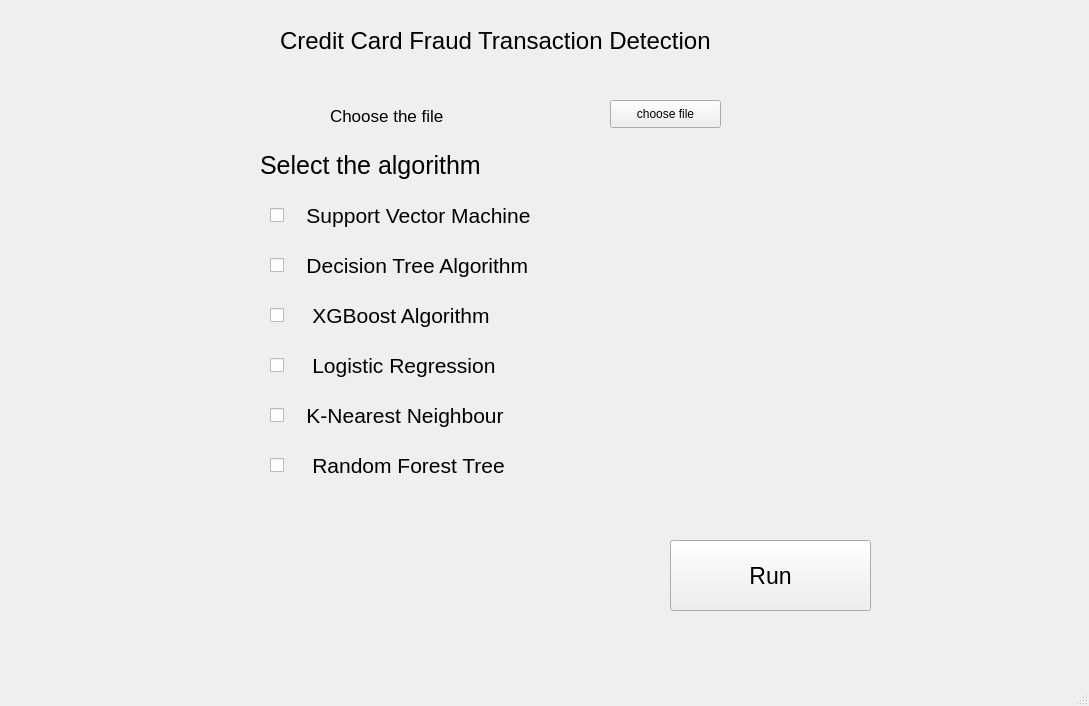
<?xml version="1.0" encoding="UTF-8"?>
<ui version="4.0">
 <class>MainWindow</class>
 <widget class="QMainWindow" name="MainWindow">
  <property name="geometry">
   <rect>
    <x>0</x>
    <y>0</y>
    <width>1089</width>
    <height>706</height>
   </rect>
  </property>
  <property name="windowTitle">
   <string>MainWindow</string>
  </property>
  <widget class="QWidget" name="centralwidget">
   <widget class="QPushButton" name="pushButton_2">
    <property name="geometry">
     <rect>
      <x>610</x>
      <y>100</y>
      <width>111</width>
      <height>28</height>
     </rect>
    </property>
    <property name="text">
     <string>choose file</string>
    </property>
   </widget>
   <widget class="QLabel" name="label">
    <property name="geometry">
     <rect>
      <x>330</x>
      <y>90</y>
      <width>201</width>
      <height>51</height>
     </rect>
    </property>
    <property name="font">
     <font>
      <pointsize>13</pointsize>
     </font>
    </property>
    <property name="text">
     <string>Choose the file</string>
    </property>
   </widget>
   <widget class="QCheckBox" name="checkBox">
    <property name="geometry">
     <rect>
      <x>270</x>
      <y>190</y>
      <width>341</width>
      <height>51</height>
     </rect>
    </property>
    <property name="font">
     <font>
      <pointsize>16</pointsize>
     </font>
    </property>
    <property name="text">
     <string>   Support Vector Machine</string>
    </property>
   </widget>
   <widget class="QCheckBox" name="checkBox_2">
    <property name="geometry">
     <rect>
      <x>270</x>
      <y>240</y>
      <width>351</width>
      <height>51</height>
     </rect>
    </property>
    <property name="font">
     <font>
      <pointsize>16</pointsize>
     </font>
    </property>
    <property name="text">
     <string>   Decision Tree Algorithm</string>
    </property>
   </widget>
   <widget class="QCheckBox" name="checkBox_3">
    <property name="geometry">
     <rect>
      <x>270</x>
      <y>290</y>
      <width>311</width>
      <height>51</height>
     </rect>
    </property>
    <property name="font">
     <font>
      <pointsize>16</pointsize>
     </font>
    </property>
    <property name="text">
     <string>    XGBoost Algorithm</string>
    </property>
   </widget>
   <widget class="QCheckBox" name="checkBox_4">
    <property name="geometry">
     <rect>
      <x>270</x>
      <y>340</y>
      <width>311</width>
      <height>51</height>
     </rect>
    </property>
    <property name="font">
     <font>
      <pointsize>16</pointsize>
     </font>
    </property>
    <property name="text">
     <string>    Logistic Regression</string>
    </property>
   </widget>
   <widget class="QCheckBox" name="checkBox_5">
    <property name="geometry">
     <rect>
      <x>270</x>
      <y>390</y>
      <width>321</width>
      <height>51</height>
     </rect>
    </property>
    <property name="font">
     <font>
      <pointsize>16</pointsize>
     </font>
    </property>
    <property name="text">
     <string>   K-Nearest Neighbour</string>
    </property>
   </widget>
   <widget class="QPushButton" name="run">
    <property name="geometry">
     <rect>
      <x>670</x>
      <y>540</y>
      <width>201</width>
      <height>71</height>
     </rect>
    </property>
    <property name="font">
     <font>
      <pointsize>17</pointsize>
     </font>
    </property>
    <property name="text">
     <string>Run</string>
    </property>
   </widget>
   <widget class="QLabel" name="label_2">
    <property name="geometry">
     <rect>
      <x>280</x>
      <y>20</y>
      <width>661</width>
      <height>41</height>
     </rect>
    </property>
    <property name="font">
     <font>
      <pointsize>18</pointsize>
     </font>
    </property>
    <property name="text">
     <string>Credit Card Fraud Transaction Detection</string>
    </property>
   </widget>
   <widget class="QLabel" name="label_3">
    <property name="geometry">
     <rect>
      <x>260</x>
      <y>140</y>
      <width>331</width>
      <height>51</height>
     </rect>
    </property>
    <property name="font">
     <font>
      <pointsize>19</pointsize>
     </font>
    </property>
    <property name="text">
     <string>Select the algorithm</string>
    </property>
   </widget>
   <widget class="QCheckBox" name="checkBox_6">
    <property name="geometry">
     <rect>
      <x>270</x>
      <y>440</y>
      <width>321</width>
      <height>51</height>
     </rect>
    </property>
    <property name="font">
     <font>
      <pointsize>16</pointsize>
     </font>
    </property>
    <property name="text">
     <string>    Random Forest Tree</string>
    </property>
   </widget>
  </widget>
  <widget class="QMenuBar" name="menubar">
   <property name="geometry">
    <rect>
     <x>0</x>
     <y>0</y>
     <width>1089</width>
     <height>26</height>
    </rect>
   </property>
  </widget>
  <widget class="QStatusBar" name="statusbar"/>
 </widget>
 <resources/>
 <connections/>
</ui>
